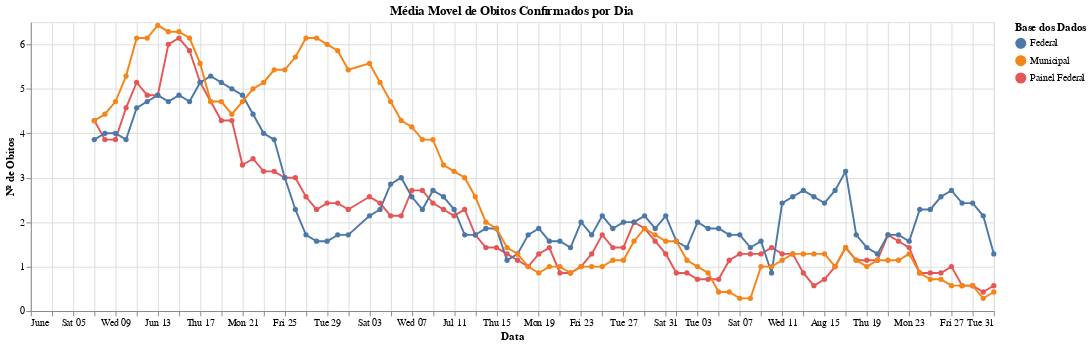

The cell this chart's notebook holds for it:
### Markdown cell above
### Média Movel (7 dias) dos Obitos Confirmados

### Code cell
criar_mark_line(obitosPorDiaMedMovel, 'Média Movel de Obitos Confirmados por Dia', True)

### Figure 1 — Vega-Lite specification as saved in the notebook (floating-point values rounded to 4 significant figures; data arrays with more than 128 entries replaced by an {"elided": "..."} marker saying what was removed)
{"config": {"view": {"continuousWidth": 400, "continuousHeight": 300}}, "data": {"name": "data-5889e5aebace3e55610f208832913e5a"}, "mark": {"type": "line", "point": true}, "encoding": {"color": {"type": "nominal", "field": "fonte_dados", "title": "Base dos Dados"}, "x": {"type": "temporal", "field": "data", "title": "Data"}, "y": {"type": "quantitative", "field": "obitos_por_dia", "title": "Nº de Obitos"}}, "title": "Média Movel de Obitos Confirmados por Dia", "width": 1000, "$schema": "https://vega.github.io/schema/vega-lite/v4.8.1.json", "datasets": {"data-5889e5aebace3e55610f208832913e5a": {"elided": "273 records"}}}
